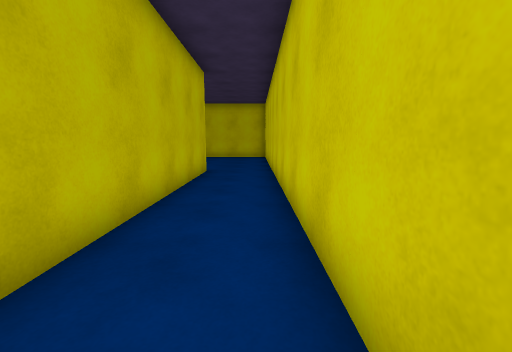
View 1 (above)

16 first-person views from a walk through a Unity game level. The camera is 1.3 m above the floor, tilts 8° down and sees 90° across. The floor is counted in squares, 1 m on a side. Each view is taken from the middle of a square. On the plan, view 1 faces up. The plan holds only what a view shows up to about 13 squares ahead; the rest is blank. The place goes on beyond the plan. Door leaves are left out, so doorways stand open.

View 2
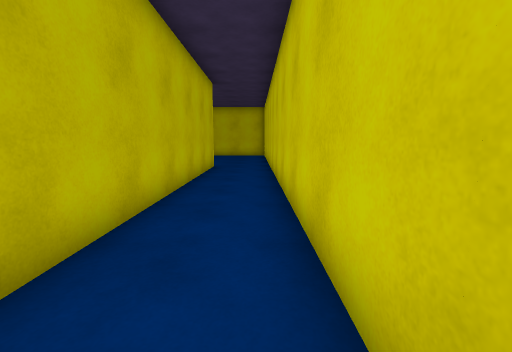

View 3
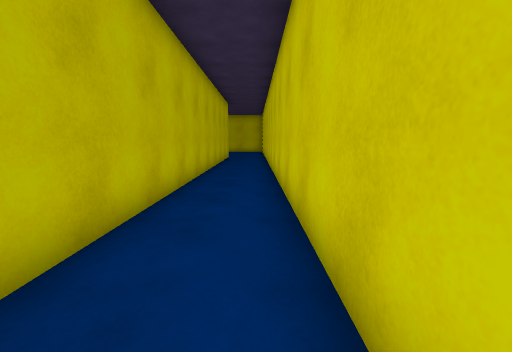

View 4
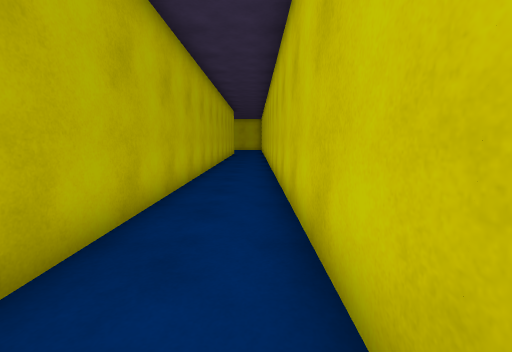

View 5
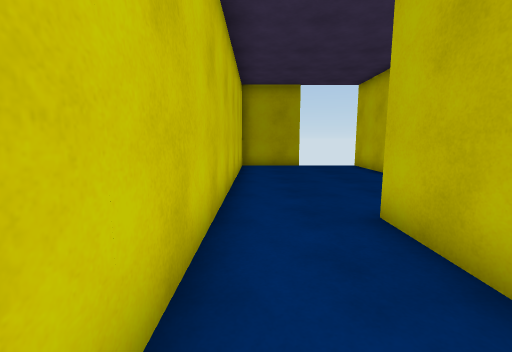

View 6
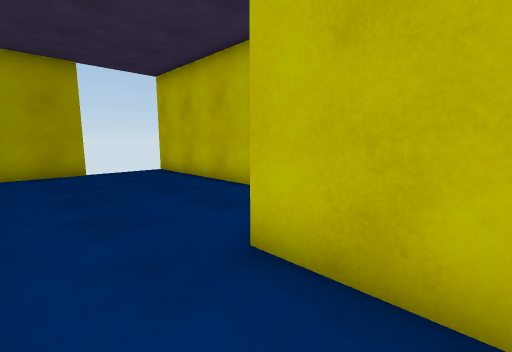

View 7
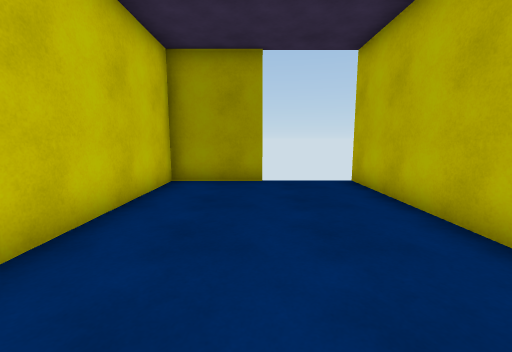

View 8
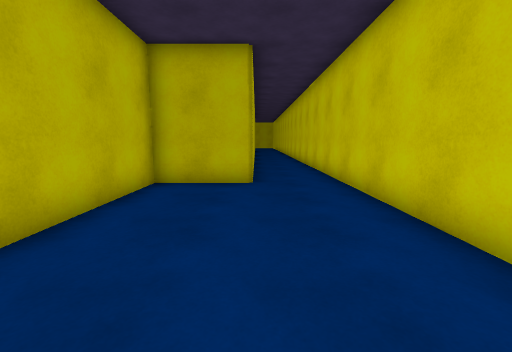

View 9
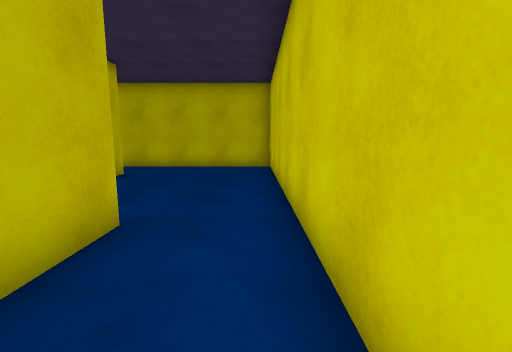

View 10
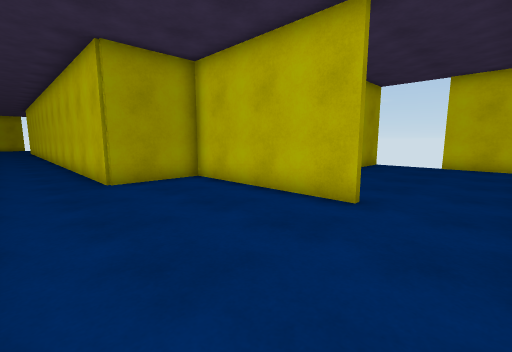

View 11
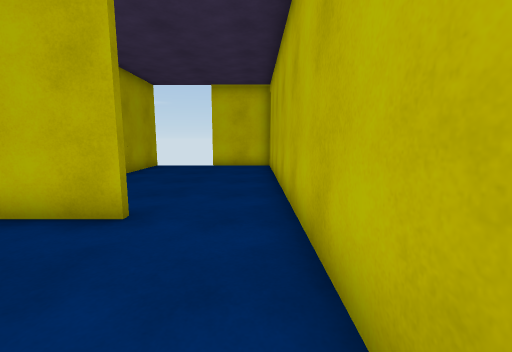

View 12
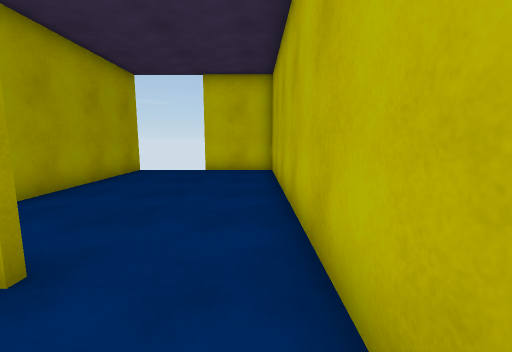

View 13
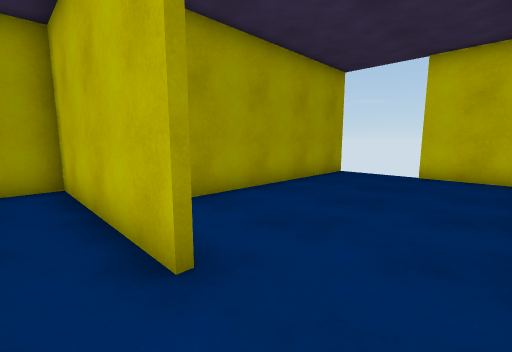

View 14
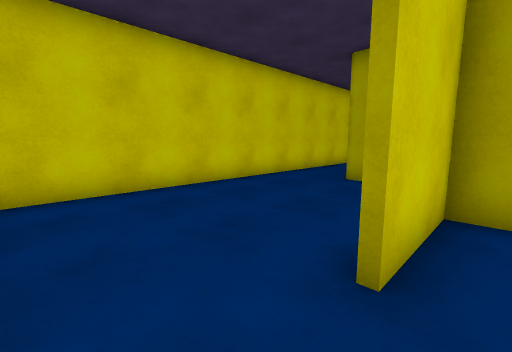

View 15
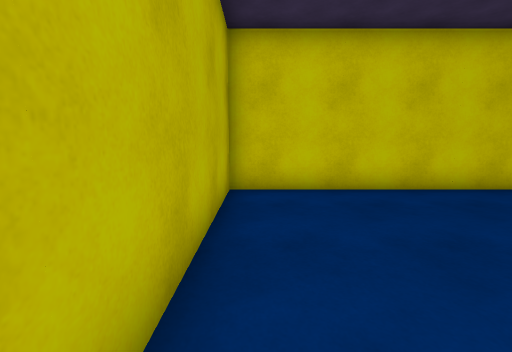

View 16
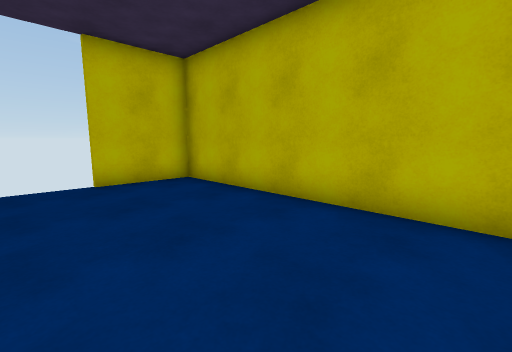

### Floor plan
Ten units are one square. View 1 is at (0, 0); x grows to the right and y downward. Boxes are objects, and circles mark ways between rooms. Rooms are numbered by the first view taken in them; rooms with no view inside come last. Other rooms are left out.
<svg viewBox="-147 -202 159 430">
<path fill="none" stroke="#000" d="M-21 -109 -21 133M7 129 7 -110M-21 133 -51 133 -51 223M-22 221 7 221 7 129M-51 -169 -51 -109 -21 -109M7 -110 7 -197 -50 -197M-142 -139 -53 -139 -53 -169M-50 -197 -141 -197 -141 -168"/>
<circle cx="-10" cy="130" r="3" fill="#2a7"/>
<circle cx="-10" cy="-110" r="3" fill="#2a7"/>
<circle cx="-50" cy="-180" r="3" fill="#2a7"/>
<text x="-10" y="10">1</text>
<text x="-20" y="170">2</text>
<text x="-20" y="-160">3</text>
<text x="-100" y="-170">4</text>
</svg>
Room 1 opens to room 2. Room 1 opens to room 3. Room 3 opens to room 4.

Where each view was taken, in squares from view 1:
view 1: 0 up, 0 right, facing up
view 2: 2 down, 0 right, facing up
view 3: 9 down, 0 right, facing up
view 4: 14 down, 0 right, facing up
view 5: 9 down, 0 right, facing down
view 6: 11 down, 0 right, facing down-left
view 7: 14 down, 2 left, facing down
view 8: 21 down, 2 left, facing up
view 9: 7 up, 0 right, facing up
view 10: 19 up, 0 right, facing down-left
view 11: 19 up, 1 left, facing left
view 12: 19 up, 3 left, facing left
view 13: 19 up, 4 left, facing down-left
view 14: 19 up, 6 left, facing down-right
view 15: 19 up, 6 left, facing right
view 16: 15 up, 6 left, facing up-left
